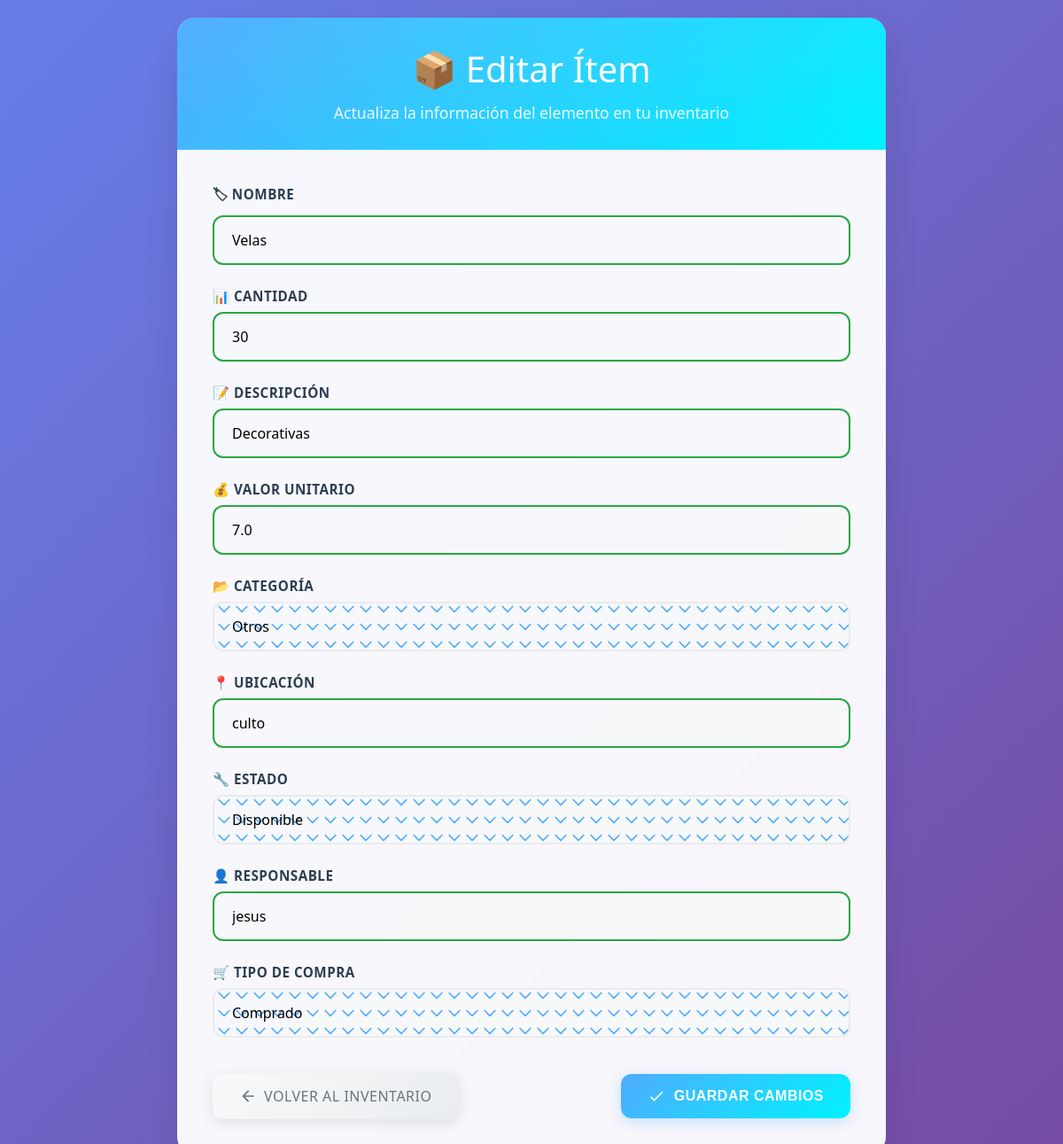
/editar/271f4be1-794c-4cfb-8bc5-469fe9474c3e, run on the app's committed database.
### inventario_web.py (models this page shows)
class Item(Base):
    __tablename__ = 'items'
    id = Column(String, primary_key=True, default=lambda: str(uuid.uuid4()))
    nombre = Column(String, nullable=False)
    descripcion = Column(String)
    cantidad = Column(Integer, nullable=False, default=1)
    valor_unitario = Column(Float)
    fecha_registro = Column(String, default=lambda: datetime.now().strftime("%Y-%m-%d %H:%M:%S"))
    categoria = Column(Enum(CategoriaItem), nullable=False)
    ubicacion = Column(String)
    estado = Column(Enum(EstadoItem), default=EstadoItem.DISPONIBLE)
    responsable = Column(String)
    tipo_compra = Column(Enum(TipoCompra), nullable=False, default=TipoCompra.COMPRADO)

### inventario_web.py (the view, shortened to what this page needs)
@app.route('/editar/<item_id>', methods=['GET', 'POST'])
def editar(item_id):
    session = Session()
    try:
        item = session.query(Item).filter_by(id=item_id).one()
    except NoResultFound:
        session.close()
        flash("Ítem no encontrado", "error")
        return redirect(url_for('index'))
    session.close()
    return render_template('editar.html', item=item,
                           categorias=CategoriaItem,
                           estados=EstadoItem,
                           tipos_compra=TipoCompra)

### templates/editar.html (shortened to what this page needs)
<!DOCTYPE html>
<html lang="es">
<head>
</head>
<body>
  <div class="container">
    <div class="header">
      <h1>📦 Editar Ítem</h1>
      <p>Actualiza la información del elemento en tu inventario</p>
    </div>
    <div class="form-container">
      <form method="POST">
        <div class="form-grid">
          <div class="form-group">
            <label for="nombre">🏷 Nombre</label>
            <input type="text" id="nombre" name="nombre" value="{{ item.nombre }}" required placeholder="Ingresa el nombre del ítem" />
          </div>
          <div class="form-group">
            <label for="cantidad">📊 Cantidad</label>
            <input type="number" id="cantidad" name="cantidad" min="1" value="{{ item.cantidad }}" placeholder="Ej: 10" />
          </div>
          <div class="form-group full-width">
            <label for="descripcion">📝 Descripción</label>
            <input type="text" id="descripcion" name="descripcion" value="{{ item.descripcion }}" placeholder="Describe el ítem en detalle" />
          </div>
          <div class="form-group">
            <label for="valor_unitario">💰 Valor Unitario</label>
            <input type="number" id="valor_unitario" step="0.01" name="valor_unitario" value="{{ item.valor_unitario }}" placeholder="0.00" />
          </div>
          <div class="form-group">
            <label for="categoria">📂 Categoría</label>
            <select id="categoria" name="categoria" required>
              {% for cat in categorias %}
                <option value="{{ cat.value }}" {% if cat == item.categoria %}selected{% endif %}>{{ cat.value }}</option>
              {% endfor %}
            </select>
          </div>
          <div class="form-group">
            <label for="ubicacion">📍 Ubicación</label>
            <input type="text" id="ubicacion" name="ubicacion" value="{{ item.ubicacion }}" placeholder="Ej: Almacén A - Estante 3" />
          </div>
          <div class="form-group">
            <label for="estado">🔧 Estado</label>
            <select id="estado" name="estado">
              {% for estado in estados %}
                <option value="{{ estado.value }}" {% if estado == item.estado %}selected{% endif %}>{{ estado.value }}</option>
              {% endfor %}
            </select>
          </div>
          <div class="form-group">
            <label for="responsable">👤 Responsable</label>
            <input type="text" id="responsable" name="responsable" value="{{ item.responsable }}" placeholder="Nombre del responsable" />
          </div>
          <div class="form-group">
            <label for="tipo_compra">🛒 Tipo de Compra</label>
            <select id="tipo_compra" name="tipo_compra">
              {% for tipo in tipos_compra %}
                <option value="{{ tipo.value }}" {% if tipo == item.tipo_compra %}selected{% endif %}>{{ tipo.value }}</option>
              {% endfor %}
            </select>
          </div>
        </div>
        <div class="button-group">
          <a href="{{ url_for('index') }}" class="btn btn-secondary back-link">
            <svg class="icon" viewBox="0 0 24 24">
              <path d="M20 11H7.83l5.59-5.59L12 4l-8 8 8 8 1.41-1.41L7.83 13H20v-2z"/>
            </svg>
            Volver al Inventario
          </a>
          <button type="submit" class="btn btn-primary">
            <svg class="icon" viewBox="0 0 24 24">
              <path d="M9 16.17L4.83 12l-1.42 1.41L9 19 21 7l-1.41-1.41z"/>
            </svg>
            Guardar Cambios
          </button>
        </div>
      </form>
    </div>
  </div>
</body>
</html>

### templates/editar.html (style rules this page uses)
* { margin: 0; padding: 0; box-sizing: border-box; }
body { font-family: 'Segoe UI', Tahoma, Geneva, Verdana, sans-serif; background: linear-gradient(135deg, #667eea 0%, #764ba2 100%); min-height: 100vh; padding: 20px; }
.container { max-width: 800px; margin: 0 auto; background: rgba(255, 255, 255, 0.95); backdrop-filter: blur(10px); border-radius: 20px; box-shadow: 0 20px 40px rgba(0, 0, 0, 0.1); overflow: hidden; }
.header { background: linear-gradient(135deg, #4facfe 0%, #00f2fe 100%); color: white; padding: 30px; text-align: center; position: relative; }
.header::before { content: ''; position: absolute; top: 0; left: 0; right: 0; bottom: 0; opacity: 0.5; }
.header h1 { font-size: 2.5rem; font-weight: 300; margin-bottom: 10px; position: relative; z-index: 1; }
.header p { opacity: 0.9; font-size: 1.1rem; position: relative; z-index: 1; }
.form-container { padding: 40px; }
.form-grid { display: grid; gap: 25px; grid-template-columns: repeat(auto-fit, minmax(350px, 1fr)); }
.form-group { position: relative; }
.form-group.full-width { grid-column: 1 / -1; }
label { display: block; margin-bottom: 8px; font-weight: 600; color: #2c3e50; font-size: 0.95rem; text-transform: uppercase; letter-spacing: 0.5px; }
input[type="text"], input[type="number"], select { width: 100%; padding: 15px 20px; border: 2px solid #e9ecef; border-radius: 12px; font-size: 1rem; transition: all 0.3s ease; background: rgba(248, 249, 250, 0.8); font-family: inherit; }
select { cursor: pointer; background-repeat: no-range; background-position: right 15px center; background-size: 20px; appearance: none; padding-right: 50px; }
.button-group { display: flex; gap: 15px; margin-top: 40px; align-items: center; justify-content: space-between; flex-wrap: wrap; }
.btn { padding: 15px 30px; border: none; border-radius: 12px; font-size: 1rem; font-weight: 600; cursor: pointer; transition: all 0.3s ease; text-decoration: none; display: inline-flex; align-items: center; gap: 10px; text-transform: uppercase; letter-spacing: 0.5px; }
.btn-primary { background: linear-gradient(135deg, #4facfe 0%, #00f2fe 100%); color: white; box-shadow: 0 4px 15px rgba(79, 172, 254, 0.3); }
.btn-secondary { background: linear-gradient(135deg, #f8f9fa 0%, #e9ecef 100%); color: #495057; box-shadow: 0 4px 15px rgba(0, 0, 0, 0.1); }
.back-link { display: flex; align-items: center; gap: 8px; font-weight: 500; color: #6c757d; }
input:valid { border-color: #28a745; }
.icon { width: 20px; height: 20px; fill: currentColor; }

### data on the page
Item: nombre "Velas", cantidad "30", descripcion "Decorativas", valor_unitario "7.0", categoria "Otros", ubicacion "culto", estado "Disponible", responsable "jesus", tipo_compra "Comprado"
